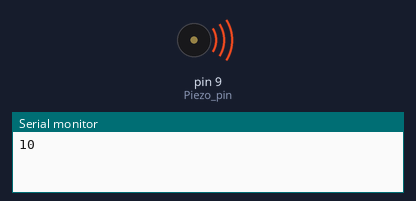
This sketch was run on a simulated Arduino Uno, built with avr-gcc and run on an emulated ATmega328P. Shown: buzzer (waves = sounding), the last lines printed to the serial monitor.

Above: at 0.1 s.
At 22.7 s:
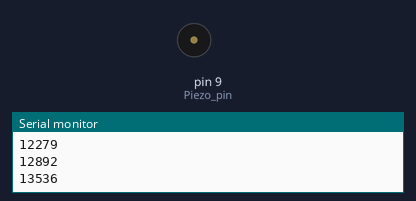
Timing chart, 0 to 24.2 s (numbered marks = the images above):
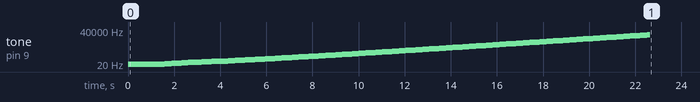

The sketch:

piezo_sound.ino
```cpp
const uint8_t
  Piezo_pin = 9;

const uint16_t
  StartFreq = 10,
  MaxFreq = 14000,
  Duration_ms = 150,
  Overlap_ms = 5;

const float
  IncrementCoeff = 1.05;

const uint16_t
  MinIncrement = 1;

void setup() {
  pinMode(Piezo_pin, OUTPUT);
  Serial.begin(9600);

  uint16_t CurFreq = StartFreq;
  while (CurFreq <= MaxFreq) {
    Serial.println(CurFreq);
    tone(Piezo_pin, CurFreq, Duration_ms);
    delay(Duration_ms - Overlap_ms);
    CurFreq = max((float) CurFreq * IncrementCoeff, CurFreq + MinIncrement);
  }
}

void loop() {

}
```

Measured:
- by itself, tone on pin 9 (Piezo_pin): plays 10 Hz for 0.15 s, 11 Hz for 0.15 s, 12 Hz for 0.15 s, 13 Hz for 0.15 s, 14 Hz for 0.15 s, 15 Hz for 0.15 s … (156 notes in this stretch)
